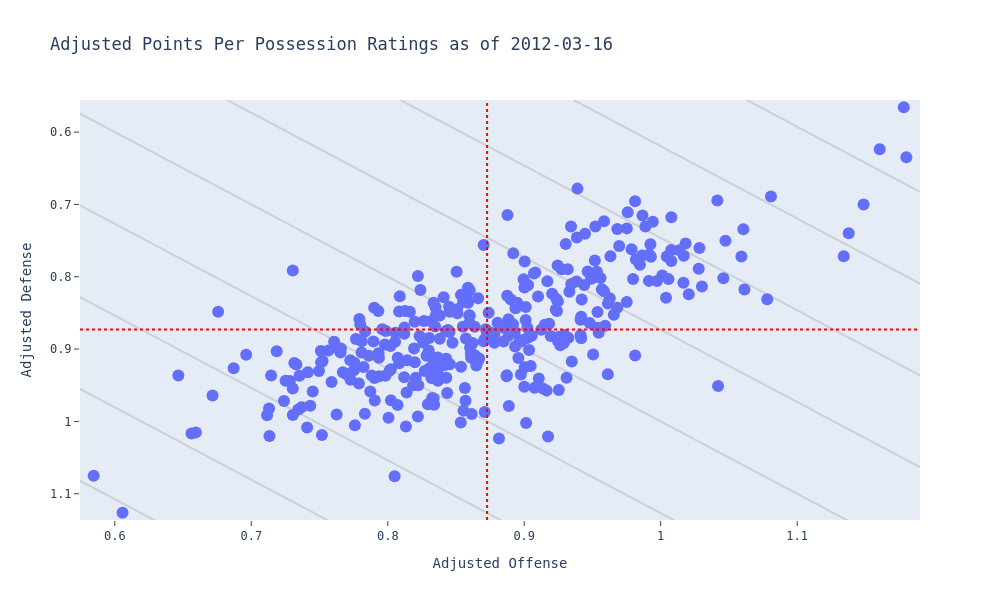

The code cell stored with this chart in its notebook:
### Code cell
import plotly.express as px

fig = px.scatter(
    df_ppp_all,
    x='Adjusted Offense',
    y='Adjusted Defense',
    hover_data='Team',
    title=f'Adjusted Points Per Possession Ratings as of {df["Date"].max().strftime("%Y-%m-%d")}',
    width=1_000, height=600,
)

fig.update_layout(
    font_family='monospace',
    hovermode='closest',
    yaxis=dict(
        showgrid=False,
        ticks='outside',
    ),
    xaxis=dict(
        showgrid=False,
        ticks='outside',
    ),
    xaxis_range=(df_ppp_all['Adjusted Offense'].min()-0.01, df_ppp_all['Adjusted Offense'].max()+0.01),
    yaxis_range=(df_ppp_all['Adjusted Defense'].max()+0.01, df_ppp_all['Adjusted Defense'].min()-0.01),
)

fig.update_traces(marker=dict(size=12))

fig.add_vline(
    x=df_ppp_all['Adjusted Offense'].mean(),
    line=dict(color="red", width=2, dash="dot")
)

fig.add_hline(
    y=df_ppp_all['Adjusted Defense'].mean(),
    line=dict(color="red", width=2, dash="dot")
)

# sloped gridlines
minimum = min(df_ppp_all['Adjusted Offense'].min(), df_ppp_all['Adjusted Defense'].min())-0.01
maximum = max(df_ppp_all['Adjusted Offense'].max(), df_ppp_all['Adjusted Defense'].max())+0.01

for offset in np.linspace(0, maximum-minimum, 6):
    fig.add_scatter(
        x=(minimum+offset, maximum+offset),
        y=(minimum, maximum),
        mode='lines',
        line_color='grey',
        opacity=0.25,
        showlegend=False,
        hoverinfo='skip'
    )

    if offset:
        fig.add_scatter(
            x=(minimum-offset, maximum-offset),
            y=(minimum, maximum),
            mode='lines',
            line_color='grey',
            opacity=0.25,
            showlegend=False,
            hoverinfo='skip'
        )

fig.show()

### Figure 1 — Plotly figure (JSON) as saved in the notebook; plotly's stock layout.template omitted (floating-point values rounded to 4 significant figures; data arrays with more than 128 entries replaced by an {"elided": "..."} marker saying what was removed)
{"data": [{"customdata": {"elided": "342x1 str values"}, "hovertemplate": "Adjusted Offense=%{x}<br>Adjusted Defense=%{y}<br>Team=%{customdata[0]}<extra></extra>", "legendgroup": "", "marker": {"color": "#636efa", "size": 12, "symbol": "circle"}, "mode": "markers", "name": "", "orientation": "v", "showlegend": false, "type": "scatter", "x": {"elided": "342 float values"}, "xaxis": "x", "y": {"elided": "342 float values"}, "yaxis": "y"}, {"hoverinfo": "skip", "line": {"color": "grey"}, "mode": "lines", "opacity": 0.25, "showlegend": false, "type": "scatter", "x": [0.5556, 1.19], "y": [0.5556, 1.19]}, {"hoverinfo": "skip", "line": {"color": "grey"}, "mode": "lines", "opacity": 0.25, "showlegend": false, "type": "scatter", "x": [0.6824, 1.317], "y": [0.5556, 1.19]}, {"hoverinfo": "skip", "line": {"color": "grey"}, "mode": "lines", "opacity": 0.25, "showlegend": false, "type": "scatter", "x": [0.4287, 1.063], "y": [0.5556, 1.19]}, {"hoverinfo": "skip", "line": {"color": "grey"}, "mode": "lines", "opacity": 0.25, "showlegend": false, "type": "scatter", "x": [0.8093, 1.444], "y": [0.5556, 1.19]}, {"hoverinfo": "skip", "line": {"color": "grey"}, "mode": "lines", "opacity": 0.25, "showlegend": false, "type": "scatter", "x": [0.3018, 0.9362], "y": [0.5556, 1.19]}, {"hoverinfo": "skip", "line": {"color": "grey"}, "mode": "lines", "opacity": 0.25, "showlegend": false, "type": "scatter", "x": [0.9362, 1.571], "y": [0.5556, 1.19]}, {"hoverinfo": "skip", "line": {"color": "grey"}, "mode": "lines", "opacity": 0.25, "showlegend": false, "type": "scatter", "x": [0.1749, 0.8093], "y": [0.5556, 1.19]}, {"hoverinfo": "skip", "line": {"color": "grey"}, "mode": "lines", "opacity": 0.25, "showlegend": false, "type": "scatter", "x": [1.063, 1.698], "y": [0.5556, 1.19]}, {"hoverinfo": "skip", "line": {"color": "grey"}, "mode": "lines", "opacity": 0.25, "showlegend": false, "type": "scatter", "x": [0.04801, 0.6824], "y": [0.5556, 1.19]}, {"hoverinfo": "skip", "line": {"color": "grey"}, "mode": "lines", "opacity": 0.25, "showlegend": false, "type": "scatter", "x": [1.19, 1.824], "y": [0.5556, 1.19]}, {"hoverinfo": "skip", "line": {"color": "grey"}, "mode": "lines", "opacity": 0.25, "showlegend": false, "type": "scatter", "x": [-0.07888, 0.5556], "y": [0.5556, 1.19]}], "layout": {"font": {"family": "monospace"}, "height": 600, "hovermode": "closest", "legend": {"tracegroupgap": 0}, "shapes": [{"line": {"color": "red", "dash": "dot", "width": 2}, "type": "line", "x0": 0.8728, "x1": 0.8728, "xref": "x", "y0": 0, "y1": 1, "yref": "y domain"}, {"line": {"color": "red", "dash": "dot", "width": 2}, "type": "line", "x0": 0, "x1": 1, "xref": "x domain", "y0": 0.8728, "y1": 0.8728, "yref": "y"}], "title": {"text": "Adjusted Points Per Possession Ratings as of 2012-03-16"}, "width": 1000, "xaxis": {"anchor": "y", "domain": [0, 1], "range": [0.5745, 1.19], "showgrid": false, "ticks": "outside", "title": {"text": "Adjusted Offense"}}, "yaxis": {"anchor": "x", "domain": [0, 1], "range": [1.136, 0.5556], "showgrid": false, "ticks": "outside", "title": {"text": "Adjusted Defense"}}}}
